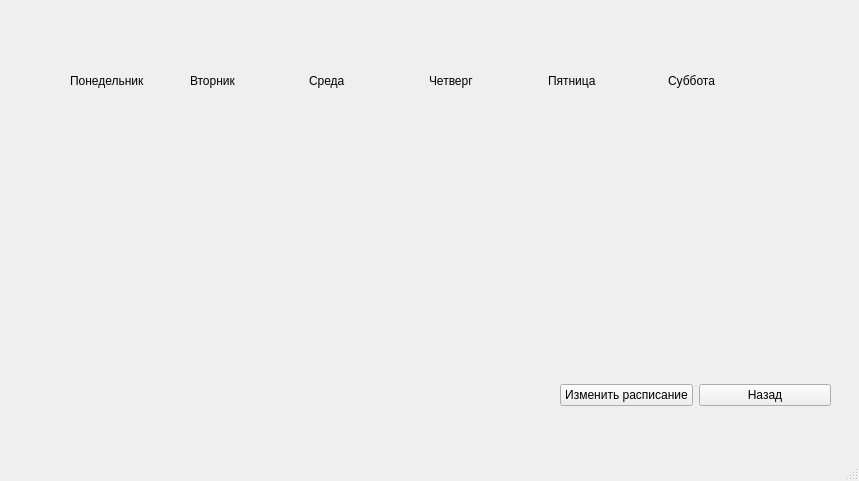
<?xml version="1.0" encoding="UTF-8"?>
<ui version="4.0">
 <class>MethodistWindow</class>
 <widget class="QMainWindow" name="MethodistWindow">
  <property name="geometry">
   <rect>
    <x>0</x>
    <y>0</y>
    <width>859</width>
    <height>481</height>
   </rect>
  </property>
  <property name="windowTitle">
   <string>Расписание методиста</string>
  </property>
  <widget class="QWidget" name="centralwidget">
   <widget class="QWidget" name="layoutWidget">
    <property name="geometry">
     <rect>
      <x>70</x>
      <y>60</y>
      <width>711</width>
      <height>41</height>
     </rect>
    </property>
    <layout class="QHBoxLayout" name="horizontalLayout">
     <item>
      <widget class="QLabel" name="monday_label">
       <property name="text">
        <string>Понедельник</string>
       </property>
      </widget>
     </item>
     <item>
      <widget class="QLabel" name="tuesday_label">
       <property name="text">
        <string>Вторник</string>
       </property>
      </widget>
     </item>
     <item>
      <widget class="QLabel" name="wednesday_label">
       <property name="text">
        <string>Среда</string>
       </property>
      </widget>
     </item>
     <item>
      <widget class="QLabel" name="thursday_label">
       <property name="text">
        <string>Четверг</string>
       </property>
      </widget>
     </item>
     <item>
      <widget class="QLabel" name="friday_label">
       <property name="text">
        <string>Пятница</string>
       </property>
      </widget>
     </item>
     <item>
      <widget class="QLabel" name="saturday_label">
       <property name="text">
        <string>Суббота</string>
       </property>
      </widget>
     </item>
    </layout>
   </widget>
   <widget class="QWidget" name="">
    <property name="geometry">
     <rect>
      <x>560</x>
      <y>370</y>
      <width>271</width>
      <height>51</height>
     </rect>
    </property>
    <layout class="QGridLayout" name="gridLayout">
     <item row="0" column="0">
      <widget class="QPushButton" name="change_schedule_button">
       <property name="text">
        <string>Изменить расписание</string>
       </property>
      </widget>
     </item>
     <item row="0" column="1">
      <widget class="QPushButton" name="back_from_methodist_window_button">
       <property name="text">
        <string>Назад</string>
       </property>
      </widget>
     </item>
    </layout>
   </widget>
  </widget>
  <widget class="QMenuBar" name="menubar">
   <property name="geometry">
    <rect>
     <x>0</x>
     <y>0</y>
     <width>859</width>
     <height>23</height>
    </rect>
   </property>
  </widget>
  <widget class="QStatusBar" name="statusbar"/>
 </widget>
 <resources/>
 <connections/>
</ui>
